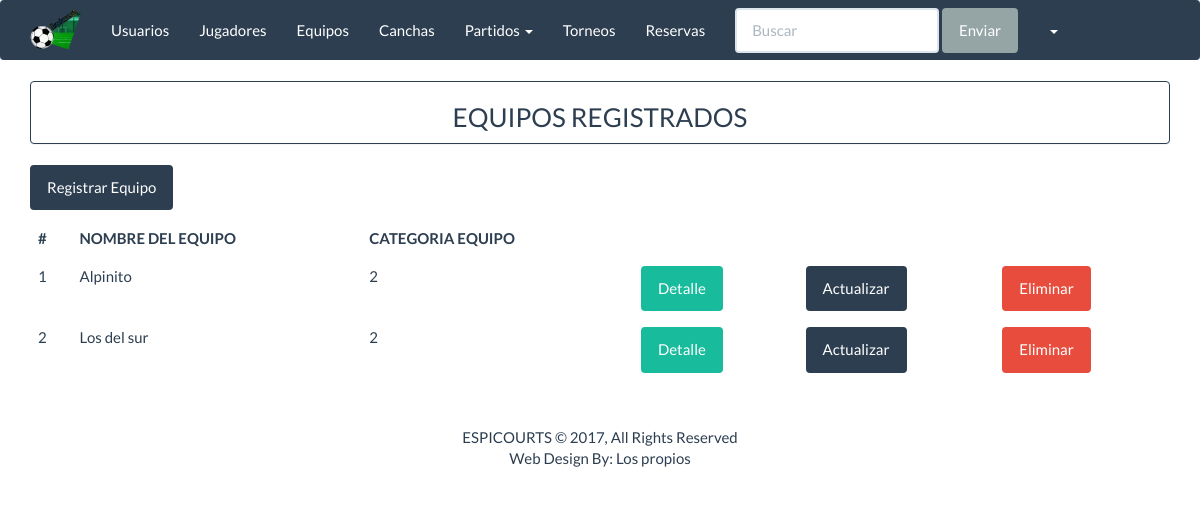
/espicourts/equipos_listar, run on an earlier commit of the app's database.
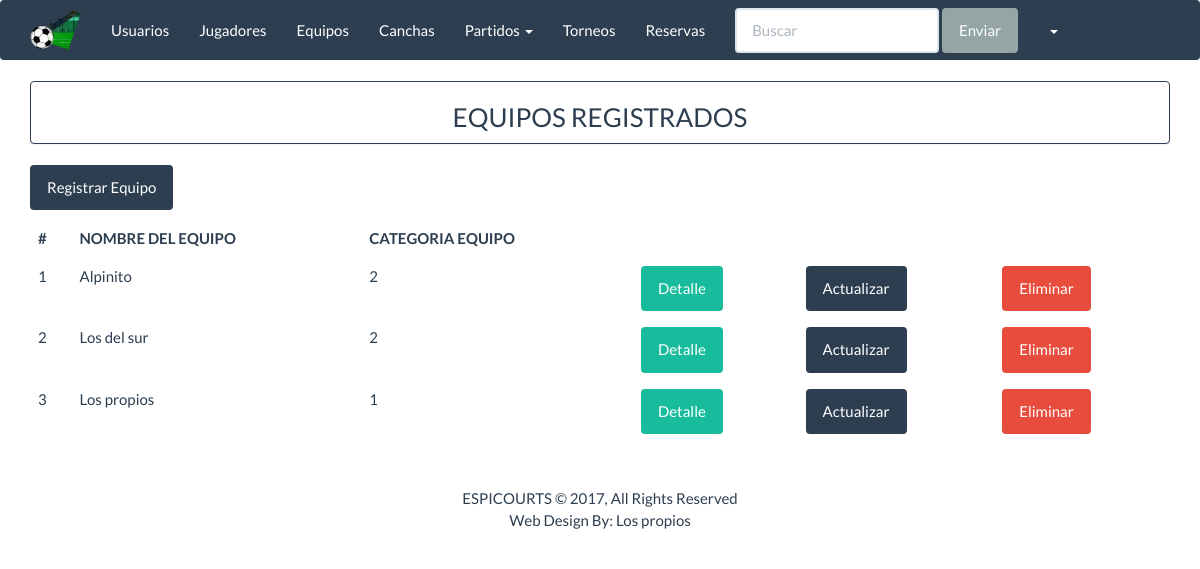
And on a later commit of the database.
### apps/inicio/models.py (models this page shows, shortened)
class Equipo(models.Model):
    nombre_equipo=models.CharField('Nombre del Equipo', max_length=30)
    categorias=((1,'Categoria A'),(2,'Categoria B'),(3,'Categoria C'))
    categoria_equipo=models.SmallIntegerField(choices=categorias)
    class Meta:
        db_table='equipo'

### apps/inicio/views.py (the view)
class ListarEquipo(ListView):
    model = Equipo
    template_name = "equipo/equipo_listar.html"
    context_object_name = "equipos"

### templates/equipo/equipo_listar.html (shortened to what this page needs)
{% extends 'base/base.html' %}
{% block  content%}
<div class="panel panel-primary" align="center">
    <h3>EQUIPOS REGISTRADOS</h3>
</div>
<a class="btn btn-primary " href="{% url 'espicourts:equipos_crear' %}" >Registrar Equipo</a>
<div class="table-responsive">
    <table class="table table-hover">
        <thead>
            <tr>
                <th>#</th>
                <th>NOMBRE DEL EQUIPO</th>
                <th>CATEGORIA EQUIPO </th>
            </tr>
        </thead>
        <tbody>
            {% for c in equipos%}
            <tr>
                <td>{{ c.id }}</td>
                <td>{{ c.nombre_equipo}}</td>
                <td>{{ c.categoria_equipo}}</td>
                <td>
                     <a href="{% url 'espicourts:equipos_detalle' c.id %}" button class="btn btn-success"> Detalle</a>
                </td>
                <td>
                     <a href="{% url 'espicourts:equipos_actualizar' c.id %}" button class="btn btn-primary"> Actualizar</a>
                </td>
                <td>
                     <a href="{% url 'espicourts:equipos_eliminar' c.id %}" button class="btn btn-danger"> Eliminar</a>
                </td>
            </tr>
            {% endfor %}
        </tbody>
    </table>
</div>
{% endblock%}}

What changed in the data, as far as the page shows it:
added Equipo: id "3", nombre_equipo "Los propios", categoria_equipo "1"
